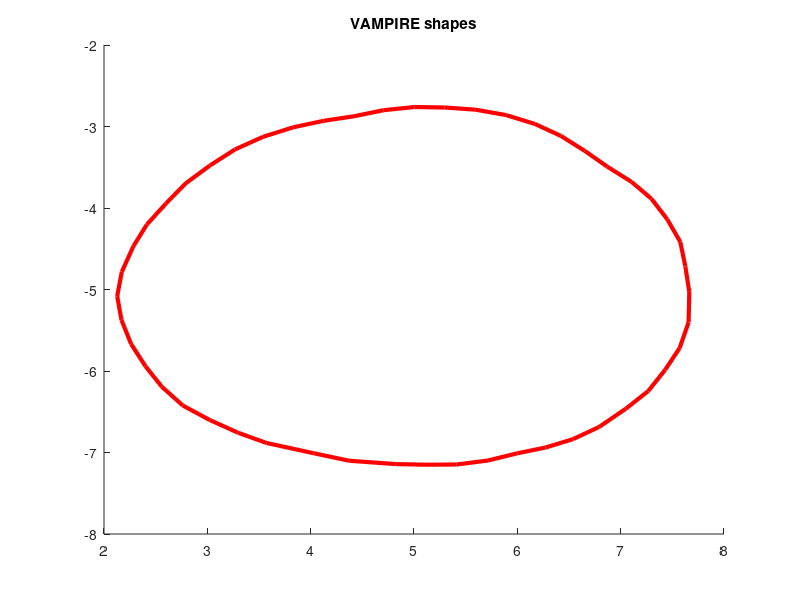

This chart was generated by the following MATLAB code: (Note: this script raises an error after producing the figure.)
function vampireShapeVisualization()

load('xaxis.mat','xaxis');
load('yaxis.mat','yaxis');

sizePoints = size(xaxis);

x0=100;
y0=100;
width=1200;
height=120;


figure
hold on
title('VAMPIRE shapes')
for i=1:sizePoints(1)
    for j=1:sizePoints(2) - 1
        plot([xaxis(i,j),xaxis(i,j+1)], [yaxis(i,j),yaxis(i,j+1)],'LineWidth',3,'Color','Red')
    end
    text(xaxis(i,37),yaxis(i,37)-1,""+i,'FontSize',14);
end
set(gcf,'position',[x0,y0,width,height])
axis image
axis off
hold off

end